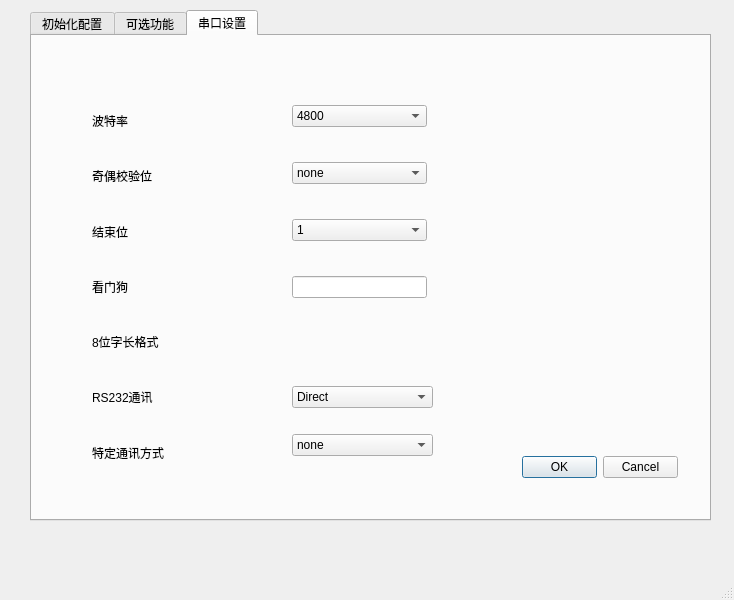
<?xml version="1.0" encoding="UTF-8"?>
<ui version="4.0">
 <class>InitCfgWnd</class>
 <widget class="QMainWindow" name="InitCfgWnd">
  <property name="geometry">
   <rect>
    <x>0</x>
    <y>0</y>
    <width>734</width>
    <height>600</height>
   </rect>
  </property>
  <property name="windowTitle">
   <string>InitCfg</string>
  </property>
  <widget class="QWidget" name="centralwidget">
   <widget class="QTabWidget" name="tabWidget">
    <property name="geometry">
     <rect>
      <x>30</x>
      <y>10</y>
      <width>681</width>
      <height>511</height>
     </rect>
    </property>
    <property name="currentIndex">
     <number>2</number>
    </property>
    <widget class="QWidget" name="tab">
     <attribute name="title">
      <string>初始化配置</string>
     </attribute>
     <widget class="QWidget" name="gridLayoutWidget">
      <property name="geometry">
       <rect>
        <x>40</x>
        <y>20</y>
        <width>621</width>
        <height>141</height>
       </rect>
      </property>
      <layout class="QGridLayout" name="gridLayout">
       <property name="sizeConstraint">
        <enum>QLayout::SetDefaultConstraint</enum>
       </property>
       <property name="spacing">
        <number>16</number>
       </property>
       <item row="0" column="0">
        <widget class="QLabel" name="label_3">
         <property name="text">
          <string>工作语言: </string>
         </property>
        </widget>
       </item>
       <item row="0" column="1">
        <widget class="QComboBox" name="comboBox_2">
         <item>
          <property name="text">
           <string>Chinese</string>
          </property>
         </item>
         <item>
          <property name="text">
           <string>Korean</string>
          </property>
         </item>
         <item>
          <property name="text">
           <string>English</string>
          </property>
         </item>
        </widget>
       </item>
       <item row="1" column="0">
        <widget class="QLabel" name="label_4">
         <property name="text">
          <string>时钟</string>
         </property>
        </widget>
       </item>
       <item row="1" column="1">
        <widget class="QDateTimeEdit" name="dateTimeEdit"/>
       </item>
       <item row="2" column="0">
        <widget class="QLabel" name="label_5">
         <property name="text">
          <string>喷头与物间距</string>
         </property>
        </widget>
       </item>
       <item row="2" column="1">
        <widget class="QComboBox" name="comboBox_3">
         <item>
          <property name="text">
           <string>10mm</string>
          </property>
         </item>
         <item>
          <property name="text">
           <string>5mm</string>
          </property>
         </item>
         <item>
          <property name="text">
           <string>15mm</string>
          </property>
         </item>
        </widget>
       </item>
      </layout>
     </widget>
     <widget class="QGroupBox" name="groupBox">
      <property name="geometry">
       <rect>
        <x>40</x>
        <y>190</y>
        <width>621</width>
        <height>121</height>
       </rect>
      </property>
      <property name="title">
       <string>密码</string>
      </property>
      <widget class="QWidget" name="verticalLayoutWidget">
       <property name="geometry">
        <rect>
         <x>20</x>
         <y>20</y>
         <width>291</width>
         <height>91</height>
        </rect>
       </property>
       <layout class="QVBoxLayout" name="verticalLayout">
        <item>
         <widget class="QLabel" name="label">
          <property name="text">
           <string>键盘密码</string>
          </property>
         </widget>
        </item>
        <item>
         <widget class="QLabel" name="label_2">
          <property name="text">
           <string>安全密码</string>
          </property>
         </widget>
        </item>
       </layout>
      </widget>
      <widget class="QWidget" name="verticalLayoutWidget_2">
       <property name="geometry">
        <rect>
         <x>340</x>
         <y>20</y>
         <width>271</width>
         <height>91</height>
        </rect>
       </property>
       <layout class="QVBoxLayout" name="verticalLayout_2">
        <item>
         <widget class="QLineEdit" name="lineEdit">
          <property name="inputMask">
           <string/>
          </property>
         </widget>
        </item>
        <item>
         <widget class="QLineEdit" name="lineEdit_2"/>
        </item>
       </layout>
      </widget>
     </widget>
     <widget class="QGroupBox" name="groupBox_2">
      <property name="geometry">
       <rect>
        <x>40</x>
        <y>330</y>
        <width>621</width>
        <height>111</height>
       </rect>
      </property>
      <property name="title">
       <string>网口设置</string>
      </property>
      <widget class="QWidget" name="verticalLayoutWidget_3">
       <property name="geometry">
        <rect>
         <x>20</x>
         <y>30</y>
         <width>291</width>
         <height>71</height>
        </rect>
       </property>
       <layout class="QVBoxLayout" name="verticalLayout_3">
        <item>
         <widget class="QLabel" name="label_6">
          <property name="text">
           <string>IP</string>
          </property>
         </widget>
        </item>
        <item>
         <widget class="QLabel" name="label_7">
          <property name="text">
           <string>端口</string>
          </property>
         </widget>
        </item>
       </layout>
      </widget>
      <widget class="QWidget" name="verticalLayoutWidget_4">
       <property name="geometry">
        <rect>
         <x>340</x>
         <y>29</y>
         <width>271</width>
         <height>71</height>
        </rect>
       </property>
       <layout class="QVBoxLayout" name="verticalLayout_4">
        <item>
         <widget class="QLineEdit" name="lineEdit_3"/>
        </item>
        <item>
         <widget class="QLineEdit" name="lineEdit_4"/>
        </item>
       </layout>
      </widget>
     </widget>
     <widget class="QDialogButtonBox" name="initbutton">
      <property name="geometry">
       <rect>
        <x>450</x>
        <y>450</y>
        <width>156</width>
        <height>23</height>
       </rect>
      </property>
      <property name="standardButtons">
       <set>QDialogButtonBox::Cancel|QDialogButtonBox::Ok</set>
      </property>
     </widget>
     <widget class="QLabel" name="labeltest">
      <property name="geometry">
       <rect>
        <x>130</x>
        <y>450</y>
        <width>71</width>
        <height>16</height>
       </rect>
      </property>
      <property name="text">
       <string>TextLabel</string>
      </property>
     </widget>
    </widget>
    <widget class="QWidget" name="tab_2">
     <attribute name="title">
      <string>可选功能</string>
     </attribute>
     <widget class="QWidget" name="verticalLayoutWidget_5">
      <property name="geometry">
       <rect>
        <x>60</x>
        <y>20</y>
        <width>461</width>
        <height>401</height>
       </rect>
      </property>
      <layout class="QVBoxLayout" name="verticalLayout_5">
       <item>
        <widget class="QCheckBox" name="checkBox_2">
         <property name="text">
          <string>信息递增喷印</string>
         </property>
        </widget>
       </item>
       <item>
        <widget class="QCheckBox" name="checkBox_3">
         <property name="text">
          <string>屏蔽喷印速度故障</string>
         </property>
        </widget>
       </item>
       <item>
        <widget class="QCheckBox" name="checkBox">
         <property name="text">
          <string>电缆喷印功能</string>
         </property>
        </widget>
       </item>
       <item>
        <widget class="QCheckBox" name="checkBox_4">
         <property name="text">
          <string>儒略历法式未来日期</string>
         </property>
        </widget>
       </item>
       <item>
        <widget class="QCheckBox" name="checkBox_5">
         <property name="text">
          <string>每次触发喷印一次</string>
         </property>
        </widget>
       </item>
       <item>
        <widget class="QCheckBox" name="checkBox_6">
         <property name="text">
          <string>墨点飞行补偿</string>
         </property>
        </widget>
       </item>
       <item>
        <widget class="QDialogButtonBox" name="funbutton">
         <property name="standardButtons">
          <set>QDialogButtonBox::Cancel|QDialogButtonBox::Ok</set>
         </property>
        </widget>
       </item>
      </layout>
     </widget>
    </widget>
    <widget class="QWidget" name="tab_3">
     <attribute name="title">
      <string>串口设置</string>
     </attribute>
     <widget class="QWidget" name="verticalLayoutWidget_6">
      <property name="geometry">
       <rect>
        <x>60</x>
        <y>60</y>
        <width>181</width>
        <height>381</height>
       </rect>
      </property>
      <layout class="QVBoxLayout" name="verticalLayout_6">
       <item>
        <widget class="QLabel" name="label_8">
         <property name="text">
          <string>波特率</string>
         </property>
        </widget>
       </item>
       <item>
        <widget class="QLabel" name="label_9">
         <property name="text">
          <string>奇偶校验位</string>
         </property>
        </widget>
       </item>
       <item>
        <widget class="QLabel" name="label_10">
         <property name="text">
          <string>结束位</string>
         </property>
        </widget>
       </item>
       <item>
        <widget class="QLabel" name="label_12">
         <property name="text">
          <string>看门狗</string>
         </property>
        </widget>
       </item>
       <item>
        <widget class="QLabel" name="label_13">
         <property name="text">
          <string>8位字长格式</string>
         </property>
        </widget>
       </item>
       <item>
        <widget class="QLabel" name="label_14">
         <property name="text">
          <string>RS232通讯</string>
         </property>
        </widget>
       </item>
       <item>
        <widget class="QLabel" name="label_11">
         <property name="text">
          <string>特定通讯方式</string>
         </property>
        </widget>
       </item>
      </layout>
     </widget>
     <widget class="QWidget" name="layoutWidget">
      <property name="geometry">
       <rect>
        <x>260</x>
        <y>40</y>
        <width>135</width>
        <height>251</height>
       </rect>
      </property>
      <layout class="QVBoxLayout" name="verticalLayout_7">
       <item>
        <widget class="QComboBox" name="comboBox">
         <item>
          <property name="text">
           <string>4800</string>
          </property>
         </item>
         <item>
          <property name="text">
           <string>51200</string>
          </property>
         </item>
         <item>
          <property name="text">
           <string>38400</string>
          </property>
         </item>
        </widget>
       </item>
       <item>
        <widget class="QComboBox" name="comboBox_4">
         <item>
          <property name="text">
           <string>none</string>
          </property>
         </item>
         <item>
          <property name="text">
           <string>odd</string>
          </property>
         </item>
         <item>
          <property name="text">
           <string>even</string>
          </property>
         </item>
        </widget>
       </item>
       <item>
        <widget class="QComboBox" name="comboBox_5">
         <item>
          <property name="text">
           <string>1</string>
          </property>
         </item>
         <item>
          <property name="text">
           <string>2</string>
          </property>
         </item>
        </widget>
       </item>
       <item>
        <widget class="QLineEdit" name="lineEdit_5"/>
       </item>
      </layout>
     </widget>
     <widget class="QWidget" name="layoutWidget">
      <property name="geometry">
       <rect>
        <x>260</x>
        <y>330</y>
        <width>141</width>
        <height>111</height>
       </rect>
      </property>
      <layout class="QVBoxLayout" name="verticalLayout_8">
       <item>
        <widget class="QComboBox" name="comboBox_6">
         <item>
          <property name="text">
           <string>Direct</string>
          </property>
         </item>
         <item>
          <property name="text">
           <string>Standard</string>
          </property>
         </item>
         <item>
          <property name="text">
           <string>Test</string>
          </property>
         </item>
        </widget>
       </item>
       <item>
        <widget class="QComboBox" name="comboBox_7">
         <item>
          <property name="text">
           <string>none</string>
          </property>
         </item>
        </widget>
       </item>
      </layout>
     </widget>
     <widget class="QDialogButtonBox" name="RS232button">
      <property name="geometry">
       <rect>
        <x>490</x>
        <y>420</y>
        <width>156</width>
        <height>23</height>
       </rect>
      </property>
      <property name="standardButtons">
       <set>QDialogButtonBox::Cancel|QDialogButtonBox::Ok</set>
      </property>
     </widget>
    </widget>
   </widget>
  </widget>
  <widget class="QMenuBar" name="menubar">
   <property name="geometry">
    <rect>
     <x>0</x>
     <y>0</y>
     <width>734</width>
     <height>23</height>
    </rect>
   </property>
  </widget>
  <widget class="QStatusBar" name="statusbar"/>
 </widget>
 <resources/>
 <connections/>
</ui>
